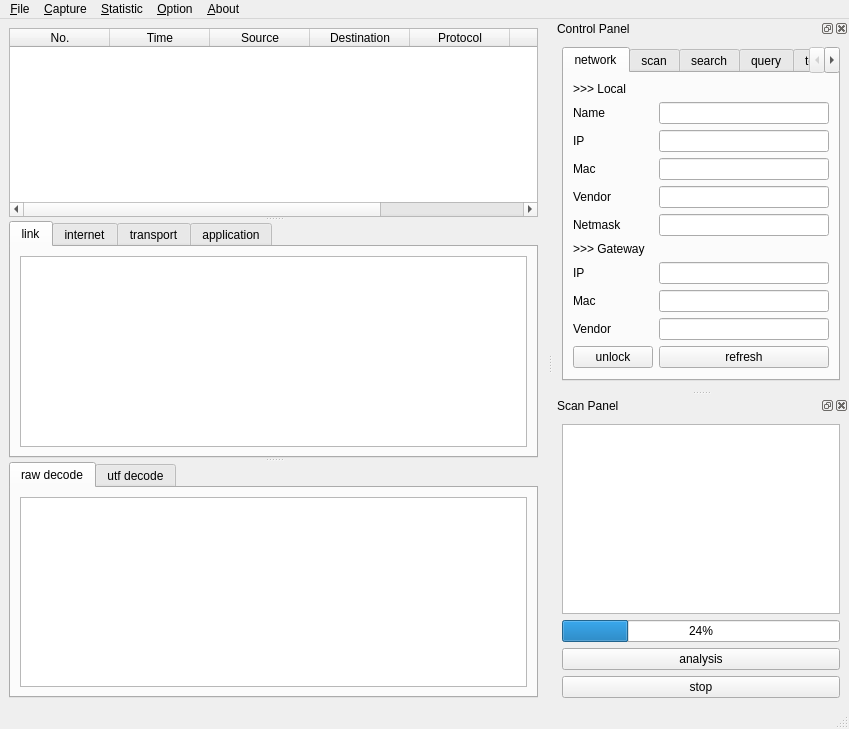
<?xml version="1.0" encoding="UTF-8"?>
<ui version="4.0">
 <class>MainWindow</class>
 <widget class="QMainWindow" name="MainWindow">
  <property name="geometry">
   <rect>
    <x>0</x>
    <y>0</y>
    <width>849</width>
    <height>729</height>
   </rect>
  </property>
  <property name="windowTitle">
   <string>MainWindow</string>
  </property>
  <widget class="QWidget" name="centralwidget">
   <layout class="QHBoxLayout" name="horizontalLayout_8">
    <item>
     <widget class="QSplitter" name="splitter">
      <property name="orientation">
       <enum>Qt::Vertical</enum>
      </property>
      <widget class="QTableWidget" name="conciseInfoTable">
       <property name="styleSheet">
        <string notr="true">outline:0;</string>
       </property>
       <property name="showGrid">
        <bool>false</bool>
       </property>
       <property name="gridStyle">
        <enum>Qt::NoPen</enum>
       </property>
       <column>
        <property name="text">
         <string>No.</string>
        </property>
       </column>
       <column>
        <property name="text">
         <string>Time</string>
        </property>
       </column>
       <column>
        <property name="text">
         <string>Source</string>
        </property>
       </column>
       <column>
        <property name="text">
         <string>Destination</string>
        </property>
       </column>
       <column>
        <property name="text">
         <string>Protocol</string>
        </property>
       </column>
       <column>
        <property name="text">
         <string>Length</string>
        </property>
       </column>
       <column>
        <property name="text">
         <string>Stack</string>
        </property>
       </column>
      </widget>
      <widget class="QTabWidget" name="verboseInfoTab">
       <property name="currentIndex">
        <number>0</number>
       </property>
       <widget class="QWidget" name="linkTab">
        <attribute name="title">
         <string>link</string>
        </attribute>
        <layout class="QVBoxLayout" name="verticalLayout_7">
         <item>
          <widget class="QPlainTextEdit" name="linkTextEdit"/>
         </item>
        </layout>
       </widget>
       <widget class="QWidget" name="interTab">
        <attribute name="title">
         <string>internet</string>
        </attribute>
        <layout class="QVBoxLayout" name="verticalLayout_6">
         <item>
          <widget class="QPlainTextEdit" name="interTextEdit"/>
         </item>
        </layout>
       </widget>
       <widget class="QWidget" name="transTab">
        <attribute name="title">
         <string>transport</string>
        </attribute>
        <layout class="QVBoxLayout" name="verticalLayout_5">
         <item>
          <widget class="QPlainTextEdit" name="transTextEdit"/>
         </item>
        </layout>
       </widget>
       <widget class="QWidget" name="appTab">
        <attribute name="title">
         <string>application</string>
        </attribute>
        <layout class="QVBoxLayout" name="verticalLayout_4">
         <item>
          <widget class="QPlainTextEdit" name="appTextEdit"/>
         </item>
        </layout>
       </widget>
      </widget>
      <widget class="QTabWidget" name="decodeInfoTab">
       <property name="currentIndex">
        <number>0</number>
       </property>
       <widget class="QWidget" name="rawTab">
        <attribute name="title">
         <string>raw decode</string>
        </attribute>
        <layout class="QVBoxLayout" name="verticalLayout_8">
         <item>
          <widget class="QPlainTextEdit" name="rawTextEdit"/>
         </item>
        </layout>
       </widget>
       <widget class="QWidget" name="utfTab">
        <attribute name="title">
         <string>utf decode</string>
        </attribute>
        <layout class="QVBoxLayout" name="verticalLayout_9">
         <item>
          <widget class="QPlainTextEdit" name="utfTextEdit"/>
         </item>
        </layout>
       </widget>
      </widget>
     </widget>
    </item>
   </layout>
  </widget>
  <widget class="QMenuBar" name="menubar">
   <property name="geometry">
    <rect>
     <x>0</x>
     <y>0</y>
     <width>849</width>
     <height>26</height>
    </rect>
   </property>
   <widget class="QMenu" name="menu_File">
    <property name="title">
     <string>&amp;File</string>
    </property>
    <widget class="QMenu" name="menu_export">
     <property name="title">
      <string>&amp;export</string>
     </property>
     <widget class="QMenu" name="menuNetwork_info">
      <property name="title">
       <string>&amp;network info</string>
      </property>
      <addaction name="actionNetCSV"/>
      <addaction name="actionNetJSON"/>
      <addaction name="actionNetPlain"/>
     </widget>
     <widget class="QMenu" name="menuLAN_info">
      <property name="title">
       <string>&amp;LAN info</string>
      </property>
      <addaction name="actionLANCSV"/>
      <addaction name="actionLANJSON"/>
      <addaction name="actionLANPlain"/>
     </widget>
     <widget class="QMenu" name="menuPackets_info">
      <property name="title">
       <string>&amp;packets info</string>
      </property>
      <addaction name="actionPktCSV"/>
      <addaction name="actionPktJSON"/>
      <addaction name="actionPktPlain"/>
     </widget>
     <addaction name="menuNetwork_info"/>
     <addaction name="menuLAN_info"/>
     <addaction name="menuPackets_info"/>
    </widget>
    <addaction name="action_Save"/>
    <addaction name="action_Open"/>
    <addaction name="separator"/>
    <addaction name="menu_export"/>
    <addaction name="separator"/>
    <addaction name="action_close"/>
   </widget>
   <widget class="QMenu" name="menu_Capture">
    <property name="title">
     <string>&amp;Capture</string>
    </property>
    <addaction name="action_Start"/>
    <addaction name="separator"/>
    <addaction name="action_Stop"/>
    <addaction name="separator"/>
    <addaction name="action_Restart"/>
   </widget>
   <widget class="QMenu" name="menu_Statistic">
    <property name="title">
     <string>&amp;Statistic</string>
    </property>
    <widget class="QMenu" name="menu_protocol">
     <property name="title">
      <string>&amp;protocol</string>
     </property>
     <addaction name="action_ProBar"/>
     <addaction name="action_ProHbar"/>
     <addaction name="action_ProPie"/>
    </widget>
    <widget class="QMenu" name="menu_length">
     <property name="title">
      <string>&amp;length</string>
     </property>
     <addaction name="action_LenBar"/>
     <addaction name="action_LenHbar"/>
     <addaction name="action_LenPie"/>
    </widget>
    <widget class="QMenu" name="menu_time">
     <property name="title">
      <string>&amp;time</string>
     </property>
     <addaction name="action_TimeBar"/>
     <addaction name="action_TimeHbar"/>
     <addaction name="action_TimePie"/>
    </widget>
    <addaction name="menu_protocol"/>
    <addaction name="menu_length"/>
    <addaction name="menu_time"/>
   </widget>
   <widget class="QMenu" name="menu_Option">
    <property name="title">
     <string>&amp;Option</string>
    </property>
    <addaction name="separator"/>
    <addaction name="action_Filter"/>
    <addaction name="separator"/>
    <addaction name="action_RefreshRank"/>
   </widget>
   <widget class="QMenu" name="menu_About">
    <property name="title">
     <string>&amp;About</string>
    </property>
    <addaction name="action_Help"/>
    <addaction name="separator"/>
    <addaction name="action_Author"/>
    <addaction name="separator"/>
    <addaction name="action_Rank"/>
   </widget>
   <addaction name="menu_File"/>
   <addaction name="menu_Capture"/>
   <addaction name="menu_Statistic"/>
   <addaction name="menu_Option"/>
   <addaction name="menu_About"/>
  </widget>
  <widget class="QStatusBar" name="statusbar"/>
  <widget class="QDockWidget" name="controlDock">
   <property name="enabled">
    <bool>true</bool>
   </property>
   <property name="floating">
    <bool>false</bool>
   </property>
   <property name="windowTitle">
    <string>Control Panel</string>
   </property>
   <attribute name="dockWidgetArea">
    <number>2</number>
   </attribute>
   <widget class="QWidget" name="controlDockContents">
    <layout class="QHBoxLayout" name="horizontalLayout_2">
     <item>
      <widget class="QTabWidget" name="controlTabManage">
       <property name="currentIndex">
        <number>0</number>
       </property>
       <property name="tabBarAutoHide">
        <bool>false</bool>
       </property>
       <widget class="QWidget" name="networkTab">
        <attribute name="title">
         <string>network</string>
        </attribute>
        <layout class="QFormLayout" name="formLayout">
         <item row="1" column="0">
          <widget class="QLabel" name="nameLabel">
           <property name="text">
            <string>Name</string>
           </property>
          </widget>
         </item>
         <item row="1" column="1">
          <widget class="QLineEdit" name="nameLineEdit"/>
         </item>
         <item row="2" column="0">
          <widget class="QLabel" name="ipLabel">
           <property name="text">
            <string>IP</string>
           </property>
          </widget>
         </item>
         <item row="2" column="1">
          <widget class="QLineEdit" name="ipLineEdit"/>
         </item>
         <item row="3" column="0">
          <widget class="QLabel" name="macLabel">
           <property name="text">
            <string>Mac</string>
           </property>
          </widget>
         </item>
         <item row="3" column="1">
          <widget class="QLineEdit" name="macLineEdit"/>
         </item>
         <item row="4" column="0">
          <widget class="QLabel" name="vendorLabel">
           <property name="text">
            <string>Vendor</string>
           </property>
          </widget>
         </item>
         <item row="4" column="1">
          <widget class="QLineEdit" name="vendorLineEdit"/>
         </item>
         <item row="5" column="0">
          <widget class="QLabel" name="netmaskLabel">
           <property name="text">
            <string>Netmask</string>
           </property>
          </widget>
         </item>
         <item row="5" column="1">
          <widget class="QLineEdit" name="netmaskLineEdit"/>
         </item>
         <item row="7" column="0">
          <widget class="QLabel" name="gwIpLabel">
           <property name="text">
            <string>IP</string>
           </property>
          </widget>
         </item>
         <item row="10" column="0">
          <widget class="QLabel" name="gwVendorLabel">
           <property name="text">
            <string>Vendor</string>
           </property>
          </widget>
         </item>
         <item row="10" column="1">
          <widget class="QLineEdit" name="gwVendorLineEdit"/>
         </item>
         <item row="13" column="1">
          <widget class="QPushButton" name="refreshButton">
           <property name="text">
            <string>refresh</string>
           </property>
          </widget>
         </item>
         <item row="0" column="0">
          <widget class="QLabel" name="localLabel">
           <property name="text">
            <string>&gt;&gt;&gt; Local</string>
           </property>
          </widget>
         </item>
         <item row="6" column="0">
          <widget class="QLabel" name="gwLabel">
           <property name="text">
            <string>&gt;&gt;&gt; Gateway</string>
           </property>
          </widget>
         </item>
         <item row="8" column="0">
          <widget class="QLabel" name="gwMacLabel">
           <property name="text">
            <string>Mac</string>
           </property>
          </widget>
         </item>
         <item row="13" column="0">
          <widget class="QPushButton" name="unlockButton">
           <property name="text">
            <string>unlock</string>
           </property>
          </widget>
         </item>
         <item row="7" column="1">
          <widget class="QLineEdit" name="gwIpLineEdit"/>
         </item>
         <item row="8" column="1">
          <widget class="QLineEdit" name="gwMacLineEdit"/>
         </item>
        </layout>
       </widget>
       <widget class="QWidget" name="scanTab">
        <attribute name="title">
         <string>scan</string>
        </attribute>
        <layout class="QVBoxLayout" name="verticalLayout_3">
         <item>
          <widget class="QLabel" name="rangeLabel">
           <property name="text">
            <string>Range</string>
           </property>
          </widget>
         </item>
         <item>
          <widget class="QLineEdit" name="rangeLineEdit"/>
         </item>
         <item>
          <widget class="QPushButton" name="rangeButton">
           <property name="text">
            <string>range scan</string>
           </property>
          </widget>
         </item>
         <item>
          <widget class="QLabel" name="maskLabel">
           <property name="text">
            <string>Mask</string>
           </property>
          </widget>
         </item>
         <item>
          <widget class="QLineEdit" name="maskLineEdit"/>
         </item>
         <item>
          <widget class="QPushButton" name="maskButton">
           <property name="text">
            <string>mask scan</string>
           </property>
          </widget>
         </item>
        </layout>
       </widget>
       <widget class="QWidget" name="searchTab">
        <attribute name="title">
         <string>search</string>
        </attribute>
        <layout class="QFormLayout" name="formLayout_4">
         <item row="0" column="0">
          <widget class="QLabel" name="searchLabel">
           <property name="text">
            <string>Search</string>
           </property>
          </widget>
         </item>
         <item row="0" column="1">
          <widget class="QLineEdit" name="searchLineEdit"/>
         </item>
         <item row="1" column="1">
          <widget class="QPushButton" name="searchButton">
           <property name="text">
            <string>search</string>
           </property>
          </widget>
         </item>
        </layout>
       </widget>
       <widget class="QWidget" name="ipinfoTab">
        <attribute name="title">
         <string>query</string>
        </attribute>
        <layout class="QFormLayout" name="formLayout_3">
         <item row="0" column="0">
          <widget class="QLabel" name="sipLabel">
           <property name="text">
            <string>Query IP</string>
           </property>
          </widget>
         </item>
         <item row="0" column="1">
          <widget class="QLineEdit" name="sipLineEdit"/>
         </item>
         <item row="1" column="0" colspan="2">
          <widget class="QTextEdit" name="sipTextEdit"/>
         </item>
         <item row="2" column="0">
          <widget class="QPushButton" name="sipButton">
           <property name="text">
            <string>query</string>
           </property>
          </widget>
         </item>
        </layout>
       </widget>
       <widget class="QWidget" name="termTab">
        <attribute name="title">
         <string>term</string>
        </attribute>
        <layout class="QGridLayout" name="gridLayout">
         <item row="0" column="0">
          <widget class="QLabel" name="termLabel">
           <property name="text">
            <string>Query Term</string>
           </property>
          </widget>
         </item>
         <item row="0" column="1">
          <widget class="QLineEdit" name="termLineEdit"/>
         </item>
         <item row="2" column="0" colspan="2">
          <widget class="QPushButton" name="termButton">
           <property name="text">
            <string>query</string>
           </property>
          </widget>
         </item>
         <item row="1" column="0" colspan="2">
          <widget class="QTextEdit" name="termTextEdit"/>
         </item>
        </layout>
       </widget>
      </widget>
     </item>
    </layout>
   </widget>
  </widget>
  <widget class="QDockWidget" name="scanDock">
   <property name="windowTitle">
    <string>Scan Panel</string>
   </property>
   <attribute name="dockWidgetArea">
    <number>2</number>
   </attribute>
   <widget class="QWidget" name="scanDockContents">
    <layout class="QVBoxLayout" name="verticalLayout">
     <item>
      <widget class="QListWidget" name="nodeListWidget">
       <property name="styleSheet">
        <string notr="true">outline:0;</string>
       </property>
      </widget>
     </item>
     <item>
      <widget class="QProgressBar" name="scanProgressBar">
       <property name="value">
        <number>24</number>
       </property>
      </widget>
     </item>
     <item>
      <widget class="QPushButton" name="analysisButton">
       <property name="text">
        <string>analysis</string>
       </property>
      </widget>
     </item>
     <item>
      <widget class="QPushButton" name="stopButton">
       <property name="text">
        <string>stop</string>
       </property>
      </widget>
     </item>
    </layout>
   </widget>
  </widget>
  <action name="action_Save">
   <property name="text">
    <string>&amp;save</string>
   </property>
  </action>
  <action name="action_Open">
   <property name="text">
    <string>&amp;open</string>
   </property>
  </action>
  <action name="action_Export">
   <property name="text">
    <string>&amp;Export</string>
   </property>
  </action>
  <action name="actionNetCSV">
   <property name="text">
    <string>&amp;CSV</string>
   </property>
  </action>
  <action name="actionNetJSON">
   <property name="text">
    <string>&amp;JSON</string>
   </property>
  </action>
  <action name="actionNetPlain">
   <property name="text">
    <string>&amp;plain text</string>
   </property>
  </action>
  <action name="actionLANCSV">
   <property name="text">
    <string>CSV</string>
   </property>
  </action>
  <action name="actionLANJSON">
   <property name="text">
    <string>JSON</string>
   </property>
  </action>
  <action name="actionLANPlain">
   <property name="text">
    <string>plain text</string>
   </property>
  </action>
  <action name="actionPktCSV">
   <property name="text">
    <string>CSV</string>
   </property>
  </action>
  <action name="actionPktJSON">
   <property name="text">
    <string>JSON</string>
   </property>
  </action>
  <action name="actionPktPlain">
   <property name="text">
    <string>plain text</string>
   </property>
  </action>
  <action name="action_Start">
   <property name="text">
    <string>&amp;start</string>
   </property>
  </action>
  <action name="actionSto_p">
   <property name="text">
    <string>sto&amp;p</string>
   </property>
  </action>
  <action name="action_restart">
   <property name="text">
    <string>&amp;restart</string>
   </property>
  </action>
  <action name="action_ProBar">
   <property name="text">
    <string>&amp;bar</string>
   </property>
  </action>
  <action name="action_ProHbar">
   <property name="text">
    <string>&amp;hbar</string>
   </property>
  </action>
  <action name="action_ProPie">
   <property name="text">
    <string>&amp;pie</string>
   </property>
  </action>
  <action name="action_LenBar">
   <property name="text">
    <string>&amp;bar</string>
   </property>
  </action>
  <action name="action_LenHbar">
   <property name="text">
    <string>&amp;hbar</string>
   </property>
  </action>
  <action name="action_LenPie">
   <property name="text">
    <string>&amp;pie</string>
   </property>
  </action>
  <action name="action_TimeBar">
   <property name="text">
    <string>&amp;bar</string>
   </property>
  </action>
  <action name="action_TimeHbar">
   <property name="text">
    <string>&amp;hbar</string>
   </property>
  </action>
  <action name="action_TimePie">
   <property name="text">
    <string>&amp;pie</string>
   </property>
  </action>
  <action name="action_Stop">
   <property name="text">
    <string>sto&amp;p</string>
   </property>
  </action>
  <action name="action_Restart">
   <property name="text">
    <string>&amp;restart</string>
   </property>
  </action>
  <action name="action_Help">
   <property name="text">
    <string>&amp;help</string>
   </property>
  </action>
  <action name="action_Author">
   <property name="text">
    <string>&amp;author</string>
   </property>
  </action>
  <action name="action_close">
   <property name="text">
    <string>&amp;close</string>
   </property>
   <property name="shortcut">
    <string>Ctrl+Q</string>
   </property>
  </action>
  <action name="action_rank">
   <property name="text">
    <string>&amp;rank</string>
   </property>
  </action>
  <action name="action_Rank">
   <property name="text">
    <string>&amp;rank</string>
   </property>
  </action>
  <action name="action_Filter">
   <property name="text">
    <string>&amp;filter</string>
   </property>
  </action>
  <action name="action_RefreshRank">
   <property name="text">
    <string>&amp;refresh rank</string>
   </property>
  </action>
 </widget>
 <resources/>
 <connections/>
</ui>
